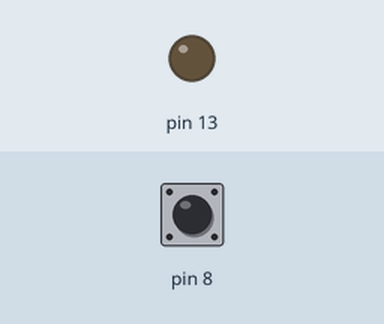
Simulated run of this sketch. Board: Arduino Uno, built with avr-gcc and run on an emulated ATmega328P. Shown: output pins drawn as LEDs (lit = HIGH). Inputs (shaded band) come from the test bench; at power-on: pin 8 HIGH.

Above: at 1.2 s.
1.3 s: pin 8 pulled LOW for 0.15 s
At 2.3 s:
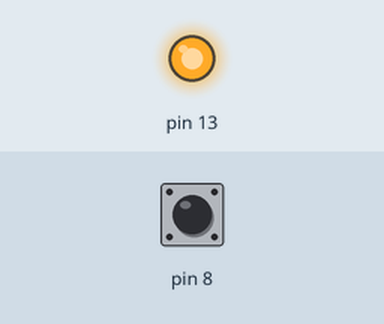
2.9 s: pin 8 pulled LOW for 1 s
At 3.6 s:
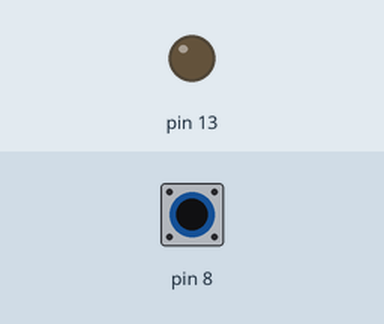
5.4 s: pin 8 pulled LOW for 3.2 s
At 6.7 s:
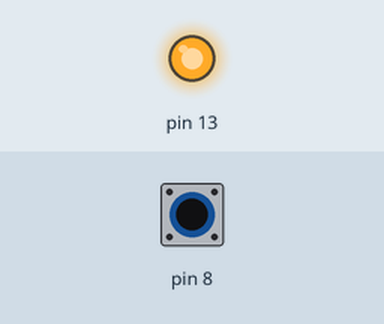
Timing chart, 0 to 8.4 s (numbered marks = the images above; inputs shaded):
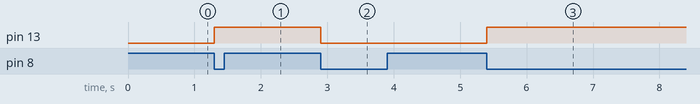

The sketch:

Lab2.Task2Barematal.ino
```cpp
#include <avr/io.h>
#include <avr/interrupt.h>

void setup() {
    // --- Configure PB0 (Arduino pin 8) as input with pull-up ---
    DDRB &= ~(1 << DDB0);     // PB0 as input
    PORTB |= (1 << PORTB0);   // Enable internal pull-up resistor

    // --- Configure PB5 (Arduino pin 13) as output for testing ---
    DDRB |= (1 << DDB5);

    // --- Enable Pin Change Interrupt for PB0 ---
    PCICR |= (1 << PCIE0);    // Enable pin change interrupt for PCINT[7:0] (Port B)
    PCMSK0 |= (1 << PCINT0);  // Enable interrupt for PB0 (PCINT0)

    sei(); // Enable global interrupts
}

void loop() {
    // Main loop - do nothing, waiting for interrupt
}

// --- Interrupt Service Routine for Port B Pin Change ---
ISR(PCINT0_vect) {
    // Check if PB0 is LOW (falling edge)
    if (!(PINB & (1 << PINB0))) {
        // Example: toggle LED on PB5 (Arduino pin 13)
        PORTB ^= (1 << PORTB5);
    }
}
```

Measured:
- after the input at 1.3 s, pin 13: LOW → HIGH at once
- after the input at 2.9 s, pin 13: HIGH → LOW at once
- after the input at 5.4 s, pin 13: LOW → HIGH at once
